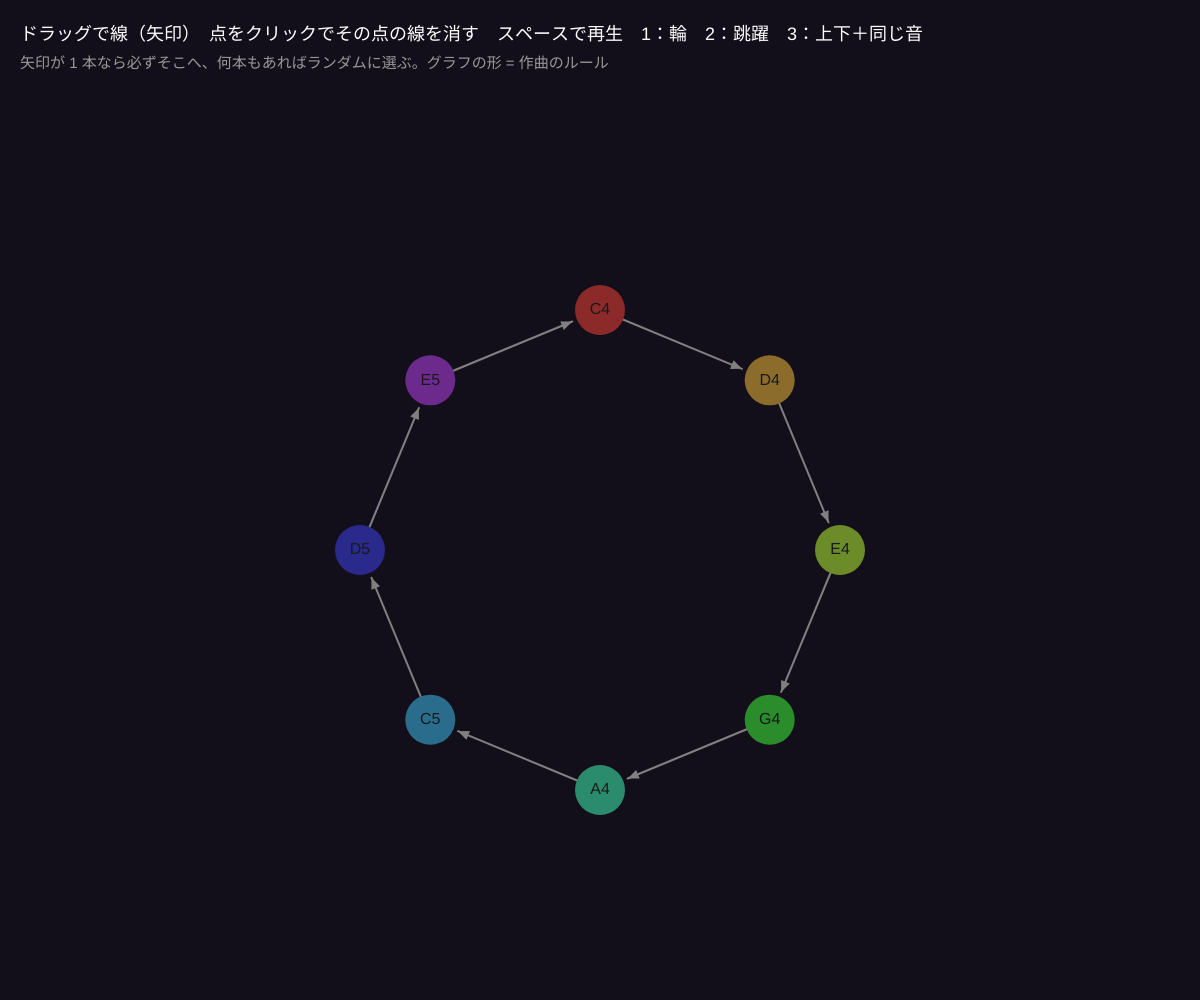
Frame 1 (no input)
Frame 60 (no input): identical to frame 1, image omitted
Frame 120 (the mouse pressed at the canvas centre since frame 60): identical to frame 1, image omitted

The p5.js sketch that drew this single still picture (run headless with seeded random() and noise() and a simulated clock; from frame 60 on, the mouse is pressed at the canvas centre):

// p5.js sketch
// ── sketch.js
// ============================================
// 10 グラフの上を歩く音楽
// 点 = 音、線 = 「次に行ける音」。サーファーが線をたどって歩くと、グラフの形が曲になる
// 線をつなぎかえるとメロディのルールが変わる。08 のマルコフ連鎖（シリーズ7）をグラフで描いたもの
// ドラッグで線を追加 / 点をクリックで線を消す / スペースで再生・停止 / 1〜3 でお手本のグラフ
// ============================================

let notes = ['C4', 'D4', 'E4', 'G4', 'A4', 'C5', 'D5', 'E5'];
let freqs = [261.6, 293.7, 329.6, 392.0, 440.0, 523.3, 587.3, 659.3];
let nodes = [], links = [];
let walker = { at: 0, to: 0, t: 1 };
let playing = false;
let dragFrom = -1;
let nextTime = 0;

function setup() {
  createCanvas(windowWidth, windowHeight);
  colorMode(HSB, 360, 100, 100, 100);
  for (let i = 0; i < 8; i++) nodes.push({ x: width / 2 + cos((TWO_PI * i) / 8 - HALF_PI) * 240, y: height * 0.55 + sin((TWO_PI * i) / 8 - HALF_PI) * 240 });
  preset(1);
  setInterval(scheduler, 25);
}

function preset(k) {
  links = [];
  if (k === 1) for (let i = 0; i < 8; i++) links.push([i, (i + 1) % 8]); // 輪：音階を上がり続ける
  if (k === 2) { links = [[0, 2], [2, 4], [4, 5], [5, 3], [3, 1], [1, 0], [0, 4], [4, 0]]; } // 跳躍
  if (k === 3) for (let i = 0; i < 8; i++) { links.push([i, (i + 1) % 8]); links.push([i, (i + 7) % 8]); links.push([i, i]); } // 上下・同じ音
}

function scheduler() {
  if (!playing || !audioCtx) return;
  while (nextTime < audioCtx.currentTime + 0.1) {
    let out = links.filter(([a]) => a === walker.at);
    let next = out.length ? random(out)[1] : floor(random(8)); // ★ 線がなければランダムに飛ぶ
    playNote(freqs[next], 0.3, 0.35, 'triangle', nextTime);
    let when = nextTime, from = walker.at;
    setTimeout(() => { walker = { at: next, to: next, t: 0, from }; }, max(0, (when - audioCtx.currentTime) * 1000));
    walker.at = next;
    nextTime += 0.3;
  }
}

function draw() {
  background(260, 40, 10);
  for (let [a, b] of links) {
    if (a === b) { noFill(); stroke(0, 0, 50); strokeWeight(2); circle(nodes[a].x, nodes[a].y - 30, 36); continue; }
    let ang = atan2(nodes[b].y - nodes[a].y, nodes[b].x - nodes[a].x);
    let ex = nodes[b].x - cos(ang) * 30, ey = nodes[b].y - sin(ang) * 30;
    stroke(0, 0, 50); strokeWeight(2);
    line(nodes[a].x, nodes[a].y, ex, ey);
    noStroke(); fill(0, 0, 50);
    triangle(ex, ey, ex - cos(ang - 0.4) * 12, ey - sin(ang - 0.4) * 12, ex - cos(ang + 0.4) * 12, ey - sin(ang + 0.4) * 12);
  }
  if (dragFrom >= 0) { stroke(45, 90, 100); line(nodes[dragFrom].x, nodes[dragFrom].y, mouseX, mouseY); }
  for (let i = 0; i < 8; i++) {
    let on = walker.to === i && walker.t < 1;
    noStroke();
    fill((i * 40) % 360, 70, on ? 100 : 55);
    circle(nodes[i].x, nodes[i].y, on ? 64 : 50);
    fill(0, 0, 10);
    textAlign(CENTER, CENTER);
    textSize(16);
    text(notes[i], nodes[i].x, nodes[i].y);
  }
  textAlign(LEFT, BASELINE);
  walker.t = min(1, walker.t + 0.05);

  fill(0, 0, 100);
  textSize(18);
  text('ドラッグで線（矢印）　点をクリックでその点の線を消す　スペースで' + (playing ? '停止' : '再生') + '　1：輪　2：跳躍　3：上下＋同じ音', 20, 40);
  fill(0, 0, 60);
  textSize(15);
  text('矢印が 1 本なら必ずそこへ、何本もあればランダムに選ぶ。グラフの形 = 作曲のルール', 20, 68);
}

function nearest(x, y) { for (let i = 0; i < 8; i++) if (dist(x, y, nodes[i].x, nodes[i].y) < 30) return i; return -1; }
function mousePressed() { startAudio(); if (mouseY > 80) dragFrom = nearest(mouseX, mouseY); }
function mouseReleased() {
  if (dragFrom >= 0) {
    let to = nearest(mouseX, mouseY);
    if (to === dragFrom) links = links.filter(([a]) => a !== to); // 同じ点でクリック → その点からの線を消す
    else if (to >= 0 && !links.some(([a, b]) => a === dragFrom && b === to)) links.push([dragFrom, to]);
  }
  dragFrom = -1;
}
function keyPressed() {
  startAudio();
  if (key === ' ') { playing = !playing; if (playing) nextTime = audioCtx.currentTime + 0.05; }
  if (key >= '1' && key <= '3') preset(int(key));
}

// ---------- やってみよう ----------
// 1. 自分へ戻る矢印（同じ点にドラッグ）を増やすと、同じ音が続きやすくなる
// 2. 行き止まりの点を作ると、そこからランダムに飛ぶ。どんな曲になる？
// 3. 線に「太さ（選ばれやすさ）」をつけると、マルコフ連鎖そのもの


// ==================================================
// ここから下は「音を鳴らすための道具」です
// ==================================================
let audioCtx, masterOut;
function startAudio() {
  if (!audioCtx) { audioCtx = new AudioContext(); masterOut = audioCtx.createDynamicsCompressor(); masterOut.connect(audioCtx.destination); }
  audioCtx.resume();
}
function playNote(freqHz, volume = 0.3, duration = 0.3, type = 'triangle', when) {
  if (!audioCtx) return;
  let t = when === undefined ? audioCtx.currentTime : when;
  let osc = audioCtx.createOscillator(), amp = audioCtx.createGain();
  osc.type = type; osc.frequency.value = freqHz;
  amp.gain.setValueAtTime(0.0001, t);
  amp.gain.exponentialRampToValueAtTime(volume, t + 0.01);
  amp.gain.exponentialRampToValueAtTime(0.0001, t + duration);
  osc.connect(amp); amp.connect(masterOut); osc.start(t); osc.stop(t + duration + 0.05);
}
